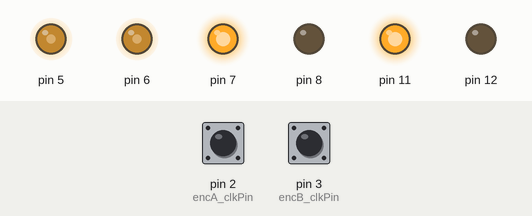
Simulated run of this sketch. Board: Arduino Uno, built with avr-gcc and run on an emulated ATmega328P. Shown: output pins drawn as LEDs (lit = HIGH). Inputs (shaded band) come from the test bench; at power-on: pin 2 (encA_clkPin) HIGH, pin 3 (encB_clkPin) HIGH. What the sketch prints to the serial monitor is not drawn.

Above: at 0.1 s.
Timing chart, 0 to 1.6 s (numbered marks = the images above):
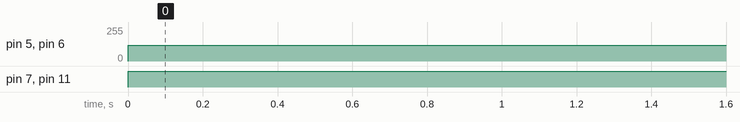

The sketch:

quadrature_encoder_sample_code.ino
```cpp
#include "encoder_setup.h"
#include "l298n_motor_control.h"

///////////////////////////////////////////////////
// store encoder pulsePerRev needed by encoder
float encA_ppr = 1000.0;
float encB_ppr = 1000.0;
unsigned long encA_stopFreq = 5000; // in us
unsigned long encB_stopFreq = 5000; // in us


int encA_clkPin = 2 /*interrupt pin*/, encA_dirPin = 4;
int encB_clkPin = 3 /*interrupt pin*/, encB_dirPin = 9;

QuadEncoder encA(encA_clkPin, encA_dirPin, encA_ppr);
QuadEncoder encB(encB_clkPin, encB_dirPin, encB_ppr);


void encoderInit() {
  encA.setPulsePerRev(encA_ppr);
  encB.setPulsePerRev(encB_ppr);

  encA.setStopFreqInUs(encA_stopFreq);
  encB.setStopFreqInUs(encB_stopFreq);

  attachInterrupt(digitalPinToInterrupt(encA.clkPin), readEncoderA, FALLING);
  attachInterrupt(digitalPinToInterrupt(encB.clkPin), readEncoderB, FALLING);
}

void readEncoderA() {
  encA.freqPerTick = 1000000.00 / (float)(micros() - encA.oldFreqTime);
  encA.oldFreqTime = micros();
  encA.checkFreqTime = micros();

  if (digitalRead(encA.dirPin) == 1) {
    encA.tickCount += 1;
    encA.frequency = encA.freqPerTick / (float)encA.pulsePerRev;
  } else {
    encA.tickCount -= 1;
    encA.frequency = -1.00 * encA.freqPerTick / (float)encA.pulsePerRev;
  }

}

void readEncoderB() {
  encB.freqPerTick = 1000000.00 / (float)(micros() - encB.oldFreqTime);
  encB.oldFreqTime = micros();
  encB.checkFreqTime = micros();

  if (digitalRead(encB.dirPin) == 1) {
    encB.tickCount += 1;
    encB.frequency = encB.freqPerTick / (float)encB.pulsePerRev;
  } else {
    encB.tickCount -= 1;
    encB.frequency = -1.00 * encB.freqPerTick / (float)encB.pulsePerRev;
  }

}
////////////////////////////////////////////////////////////////


// motor A H-Bridge Connection
int IN1 = 7, IN2 = 8, enA = 5;
L298NMotorControl motorA(IN1, IN2, enA);

// motor B H-Bridge Connection
int IN3 = 11, IN4 = 12, enB = 6;
L298NMotorControl motorB(IN3, IN4, enB);


void setup() {
  Serial.begin(115200);

  encoderInit();
  /* motor needs no initialization as it has already been initialized*/
}

// please loop with millis-style not delay()-sytle

void loop() {
  ///// do not touch ////////
  ///// useful for velocity reading to check when rotation has stopped
  encA.resetFrequency();
  encB.resetFrequency();
  ///////////////////////////////////////////////////////////////////


  // forward
  motorA.sendPWM(120);
  motorB.sendPWM(120);

  float motorA_velocity_rad_per_sec = encA.getAngVel();
  float motorA_position_rad = encB.getAngPos();

  // print out the value so see it.
  Serial.println(motorA_velocity_rad_per_sec);
  Serial.println(motorA_position_rad);
}
```

encoder_setup.cpp
```cpp
#include "encoder_setup.h"

QuadEncoder::QuadEncoder(int clk_pin, int dir_pin, float ppr)
{
  clkPin = clk_pin;
  dirPin = dir_pin;
  pulsePerRev = ppr;

  pinMode(clkPin, INPUT_PULLUP);
  pinMode(dirPin, INPUT_PULLUP);

  oldFreqTime = micros();
  checkFreqTime = micros();
}

void QuadEncoder::setPulsePerRev(float ppr)
{
  pulsePerRev = ppr;
}

float QuadEncoder::getAngPos()
{
  ATOMIC_BLOCK(ATOMIC_RESTORESTATE)
  {
    return (2.00 * PI * (float)tickCount) / pulsePerRev;
  }
}

float QuadEncoder::getAbsAngPosDeg()
{
  ATOMIC_BLOCK(ATOMIC_RESTORESTATE)
  {
    return absAngDeg((2.00 * PI * (float)tickCount) / pulsePerRev);
  }
}

float QuadEncoder::getAngVel()
{
  ATOMIC_BLOCK(ATOMIC_RESTORESTATE)
  {
    return 2.00 * PI * frequency;
  }
}

void QuadEncoder::setStopFreqInUs(unsigned long freq)
{
  freqSampleTime = freq;
}

void QuadEncoder::resetFrequency()
{
  if (micros() - checkFreqTime >= freqSampleTime)
  {
    frequency = 0;
  }
}

float QuadEncoder::absAngDeg(float incAngRad)
{
  float incAngDeg = incAngRad * 180.0 / PI;
  return (int)incAngDeg % 360;
}
```

encoder_setup.h
```cpp
#ifndef ENCODER_SETUP_H
#define ENCODER_SETUP_H
#include <Arduino.h>
#include <util/atomic.h>


class QuadEncoder {
public:
  int clkPin, dirPin;
  float pulsePerRev;
  volatile long tickCount;
  float prevAngPos, angPos, angVel, freqPerTick, frequency;
  volatile unsigned long oldFreqTime, checkFreqTime, freqSampleTime=2000;
  long testTickCount = 0;

  QuadEncoder(int clk_pin, int dir_pin, float ppr);

  void setPulsePerRev(float ppr);
  float getAngPos();
  float getAbsAngPosDeg();
  float getAngVel();
  void setStopFreqInUs(unsigned long freq);
  void resetFrequency();

private:
  float absAngDeg(float incAngRad);
};


#endif
```

l298n_motor_control.cpp
```cpp
#include "l298n_motor_control.h"

L298NMotorControl::L298NMotorControl(int IN1_pin, int IN2_pin, int en_pin)
{
  in1Pin = IN1_pin;
  in2Pin = IN2_pin;
  enPin = en_pin;

  pinMode(in1Pin, OUTPUT);
  pinMode(in2Pin, OUTPUT);
  pinMode(enPin, OUTPUT);

  digitalWrite(in1Pin, LOW);
  digitalWrite(in2Pin, LOW);
}

void L298NMotorControl::sendPWM(int pwmVal)
{
  if (pwmVal > 0)
  {
    analogWrite(enPin, abs(pwmVal));
    setForwardDirection();
  }
  else if (pwmVal < 0)
  {
    analogWrite(enPin, abs(pwmVal));
    setReverseDirection();
  }
  else
  {
    analogWrite(enPin, 0);
    setHalt();
  }
}

int L298NMotorControl::getDirection()
{
  return dir;
}

void L298NMotorControl::test()
{
  for (int pwmVal = -255; pwmVal <= 255; pwmVal += 5)
  {
    sendPWM(pwmVal);
    delayMs(250);
  }
  for (int pwmVal = 255; pwmVal >= -255; pwmVal -= 5)
  {
    sendPWM(pwmVal);
    delayMs(250);
  }
}

void L298NMotorControl::setForwardDirection()
{
  dir = 1;
  digitalWrite(in1Pin, HIGH);
  digitalWrite(in2Pin, LOW);
}

void L298NMotorControl::setReverseDirection()
{
  dir = 0;
  digitalWrite(in1Pin, LOW);
  digitalWrite(in2Pin, HIGH);
}

void L298NMotorControl::setHalt()
{
  dir = 0;
  digitalWrite(in1Pin, LOW);
  digitalWrite(in2Pin, LOW);
}

void L298NMotorControl::delayMs(int ms)
{
  for (int i = 0; i < ms; i += 1)
  {
    delayMicroseconds(1000);
  }
}
```

l298n_motor_control.h
```cpp
#ifndef L298N_MOTOR_CONTROL_H
#define L298N_MOTOR_CONTROL_H
#include <Arduino.h>

class L298NMotorControl {
  public:
    L298NMotorControl(int IN1_pin, int IN2_pin, int en_pin);

    void sendPWM(int pwmVal);
    int getDirection();
    void test();

  private:
    int in1Pin, in2Pin, enPin;
    int dir = 1;

    void setForwardDirection();
    void setReverseDirection();
    void setHalt();
    void delayMs(int ms);

};


#endif
```

Measured:
- by itself, pin 5, pin 6: 0/255 → 120/255 at 0.00 s
- by itself, pin 7, pin 11: LOW → HIGH at 0.00 s
